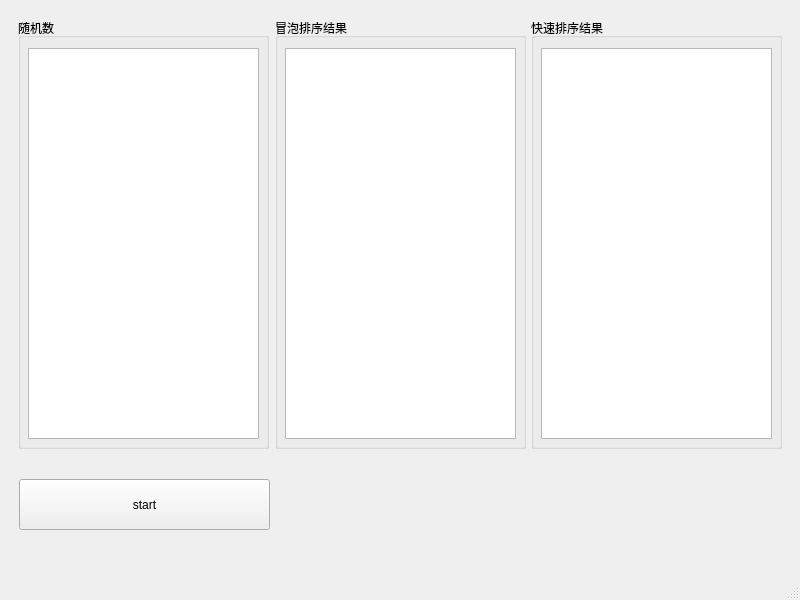
<?xml version="1.0" encoding="UTF-8"?>
<ui version="4.0">
 <class>MainWindow</class>
 <widget class="QMainWindow" name="MainWindow">
  <property name="geometry">
   <rect>
    <x>0</x>
    <y>0</y>
    <width>800</width>
    <height>600</height>
   </rect>
  </property>
  <property name="windowTitle">
   <string>MainWindow</string>
  </property>
  <widget class="QWidget" name="centralwidget">
   <layout class="QVBoxLayout" name="verticalLayout">
    <item>
     <widget class="QWidget" name="widget" native="true">
      <widget class="QGroupBox" name="groupBox">
       <property name="geometry">
        <rect>
         <x>9</x>
         <y>9</y>
         <width>251</width>
         <height>431</height>
        </rect>
       </property>
       <property name="title">
        <string>随机数</string>
       </property>
       <widget class="QListWidget" name="rand_list">
        <property name="geometry">
         <rect>
          <x>10</x>
          <y>30</y>
          <width>231</width>
          <height>391</height>
         </rect>
        </property>
       </widget>
      </widget>
      <widget class="QGroupBox" name="groupBox_2">
       <property name="geometry">
        <rect>
         <x>266</x>
         <y>9</y>
         <width>251</width>
         <height>431</height>
        </rect>
       </property>
       <property name="title">
        <string>冒泡排序结果</string>
       </property>
       <widget class="QListWidget" name="bubble_list">
        <property name="geometry">
         <rect>
          <x>10</x>
          <y>30</y>
          <width>231</width>
          <height>391</height>
         </rect>
        </property>
       </widget>
      </widget>
      <widget class="QGroupBox" name="groupBox_3">
       <property name="geometry">
        <rect>
         <x>522</x>
         <y>9</y>
         <width>251</width>
         <height>431</height>
        </rect>
       </property>
       <property name="title">
        <string>快速排序结果</string>
       </property>
       <widget class="QListWidget" name="quick_list">
        <property name="geometry">
         <rect>
          <x>10</x>
          <y>30</y>
          <width>231</width>
          <height>391</height>
         </rect>
        </property>
       </widget>
      </widget>
      <widget class="QPushButton" name="start">
       <property name="geometry">
        <rect>
         <x>10</x>
         <y>470</y>
         <width>251</width>
         <height>51</height>
        </rect>
       </property>
       <property name="text">
        <string>start</string>
       </property>
      </widget>
     </widget>
    </item>
   </layout>
  </widget>
  <widget class="QMenuBar" name="menubar">
   <property name="geometry">
    <rect>
     <x>0</x>
     <y>0</y>
     <width>800</width>
     <height>21</height>
    </rect>
   </property>
  </widget>
  <widget class="QStatusBar" name="statusbar"/>
 </widget>
 <resources/>
 <connections/>
</ui>
